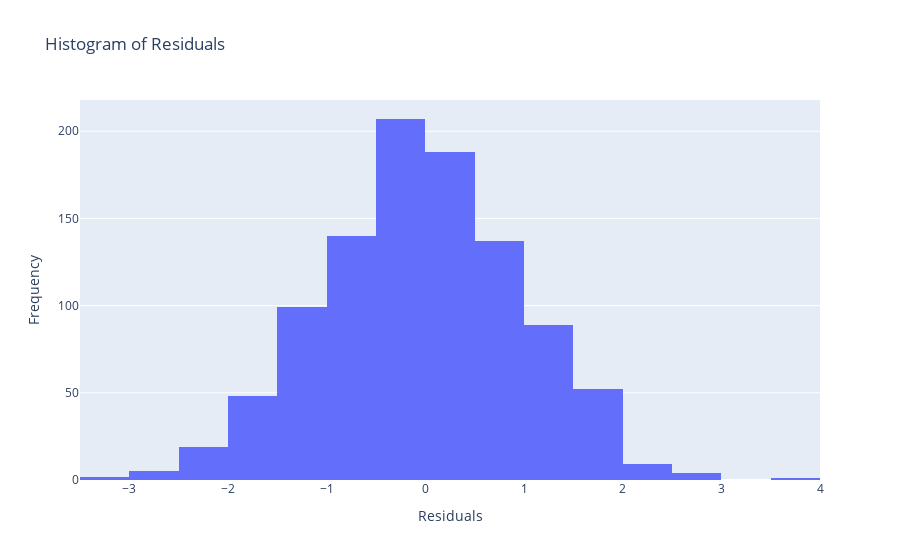

Write notebook code for a chart like this one.
### Markdown cell above
In what we've done so far we're justing flirting with linear regression without knowing what important assumptions we could make to transform what we're doing into a statistical analysis. Understanding this will of course be highly relevant and immediately helpful for a lot of your future statistics courses, and as well entails many key statistical concepts that are just broadly useful in statistical analysis in general ways even beyond linear regrssion alone.

\begin{align*}
Y_i & \sim  {} \mathcal{N}\left(\beta_0 + \beta_1 x_i, \sigma^2 \right) &&\text{simple linear regression model}\\
Y_i & =  {} \beta_0 + \beta_1 x_i + \epsilon_i,\; \epsilon_i \sim \mathcal{N}\left(0, \sigma^2 \right) &&\text{eqivalently expressed using errors terms } \epsilon_i\\
\hat Y_i & =  {} \hat \beta_0 + \hat \beta_1 x_i &&\text{predicted values of fitted model} \\
\hat \epsilon_i & =  {} Y_i - \hat Y_i &&\text{residuals}
\end{align*}


## 1. Normality
The $\epsilon_i$ ***error terms*** of the model (which the $\hat \epsilon_i$ ***residuals*** sort of estimate and approximate) follow a normal distribution. We can check this using Q-Q plots or the Shapiro-Wilk test but for our purposes we can do a visual inspection. We can simply create a histogram of all the ***residuals*** and if it looks "bell-shaped" then we would likely be willing to believe that the assumption that the ***error terms*** follow a normal distribution is approximately true or at least relatively accurate.

Here is an example, but of course in your specific context you would have to actually extract residuals based on a fitted model.

### Code cell
import plotly.graph_objects as go
import numpy as np

np.random.seed(123)
residuals = np.random.normal(0, 1, 1000)

histogram = go.Histogram(x=residuals, nbinsx=30)
layout = go.Layout(title='Histogram of Residuals', xaxis=dict(title='Residuals'), yaxis=dict(title='Frequency'))

fig = go.Figure(data=[histogram], layout=layout)
fig.show()

### Figure 1 — Plotly figure (JSON) as saved in the notebook; plotly's stock layout.template omitted (floating-point values rounded to 4 significant figures; data arrays with more than 128 entries replaced by an {"elided": "..."} marker saying what was removed)
{"data": [{"nbinsx": 30, "type": "histogram", "x": {"elided": "1000 float values"}}], "layout": {"title": {"text": "Histogram of Residuals"}, "xaxis": {"title": {"text": "Residuals"}}, "yaxis": {"title": {"text": "Frequency"}}}}
